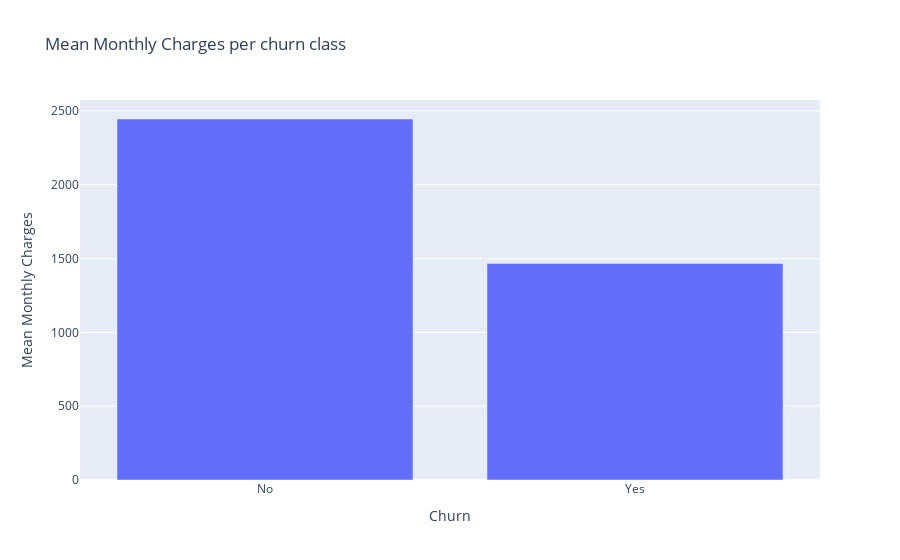

Notebook code for this chart:
### Code cell
age_data = [Bar(
    y = y_data_plot,
    x = labels_data_plot
)]

age_layout = Layout(
    title = 'Mean Monthly Charges per churn class',
    xaxis = dict(
        title = 'Churn',
        showline = False
    ),
    yaxis=dict(
        title = 'Mean Monthly Charges',
    )
)

fig = Figure(data=age_data, layout=age_layout)
iplot(fig)

### Figure 1 — Plotly figure (JSON) as saved in the notebook; plotly's stock layout.template omitted (floating-point values rounded to 4 significant figures)
{"data": [{"y": [2445.0, 1467.0], "x": ["No", "Yes"], "type": "bar"}], "layout": {"yaxis": {"title": {"text": "Mean Monthly Charges"}}, "xaxis": {"showline": false, "title": {"text": "Churn"}}, "title": {"text": "Mean Monthly Charges per churn class"}}}
